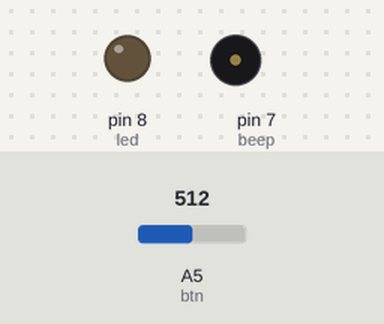
Simulated run of this sketch. Board: Arduino Uno, built with avr-gcc and run on an emulated ATmega328P. On the bench: output pins drawn as LEDs (lit = HIGH), buzzer (waves = sounding). The inputs (shaded band) are chosen by the test bench; at power-on: A5 (btn) = 512.

Above: at 1.2 s.
1.3 s: A5 (btn) set to 993
2.8 s: A5 (btn) set to 1014
At 3.5 s:
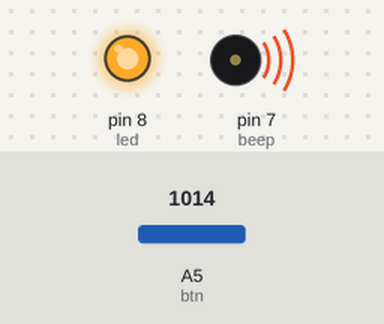
4.3 s: A5 (btn) set to 990
At 4.8 s:
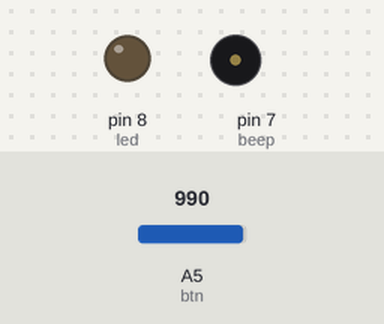
Timing chart, 0 to 7.3 s (numbered marks = the images above; inputs shaded):
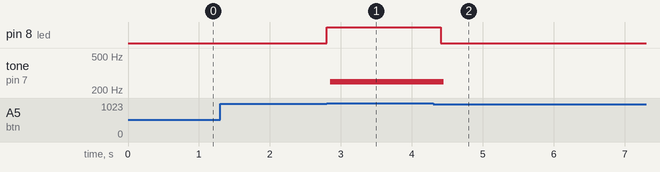

The sketch:

___.ino
```cpp
int led=8,beep = 7,btn=5;
void setup() {
  // put your setup code here, to run once:
  pinMode(beep,OUTPUT);
  pinMode(led,OUTPUT);
}

void loop() {
  // put your main code here, to run repeatedly:
  int val=analogRead(btn);
  if(val>1000){
    digitalWrite(led,HIGH);
    for (int i=0;i<100;i++){
      digitalWrite(beep,HIGH);delay(2);
      digitalWrite(beep,LOW);delay(2);
    }
  }else{
    digitalWrite(led,LOW);
    digitalWrite(beep,LOW);
  }
}
```

Measured:
- the behaviour switches between 1000 and 1001 on A5 (btn) (found by bisection; images 0 and 1)
- after the input at 1.3 s, every drawn part: stays the same
- after the input at 2.8 s, pin 8 (led): LOW → HIGH at once; tone on pin 7 (beep): silent → 249 Hz after 0.05 s
- after the input at 4.3 s, pin 8 (led): HIGH → LOW after 0.11 s; tone on pin 7 (beep): 249 Hz → silent after 0.15 s
